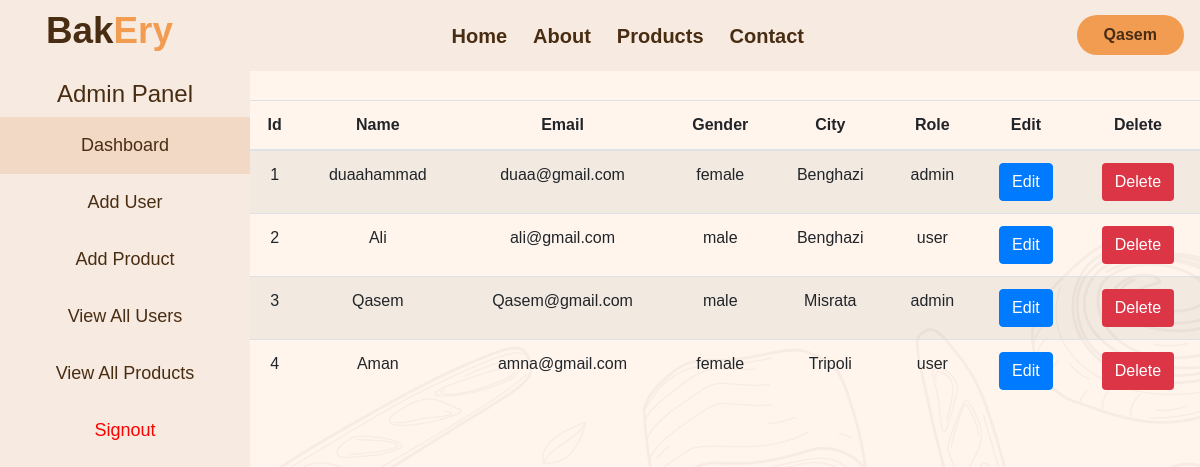
/view_all_users (signed in), run on the app's committed database.
### tables this page shows
CREATE TABLE users_info 
        (id integer primary key autoincrement, 
        name TEXT, 
        email TEXT UNIQUE, 
        password TEXT, 
        gender TEXT, 
        city TEXT,
        role TEXT DEFAULT 'user');

### app.py (the view)
@app.route("/view_all_users")
def view_all_users():
        username = session["username"]
        users = db_management.get_all_users()
        return render_template("dashboard_pages/view_all_users.html", users=users, sentence=username)

### models/db_management.py (called while the page is built)
def get_db():
    db = sqlite3.connect("models/shop.db")
    db.row_factory = sqlite3.Row  # <--returns rows as sqlite3.Row objects (which act like both tuples and dicts)
    return db

def get_all_users():
    db = get_db()
    cur = db.cursor()
    users = cur.execute("SELECT * FROM users_info").fetchall()
    db.close()
    return users

### templates/dashboard_pages/view_all_users.html
{% extends 'layout.html' %}
{% block head_extra %}
<link rel="stylesheet" href="{{ url_for('static', filename='custom/dashboard.css') }}" />
{% endblock %}
{% block content %}
<div class="card-body p-0 table-responsive content margin-top">
    <table class="table table-striped">
        <thead>
            <tr class="text-center">
                <th>Id</th>
                <th>Name</th>
                <th>Email</th>
                <th>Gender</th>
                <th>City</th>
                <th>Role</th>
                <th>Edit</th>
                <th>Delete</th>
            </tr>
        </thead>
            <tbody class="text-center">
                {%for  user in users%}
                    <tr class="align-middle">
                    <td>{{ user[0] }}</td>
                    <td>{{ user[1] }}</td>
                    <td>{{ user[2] }}</td>
                    <td>{{ user[4] }}</td>
                    <td>{{ user[5] }}</td>
                    <td>{{ user[6] }}</td>
                    <td>
                    <a class="btn btn-primary text-white" href="#">Edit</a>
                    </td>
                    <td>
                    <form action="{{url_for('delete_user', user_id=user[0])}}" method="post">
                        <button class="btn bg-danger text-white" type="submit">Delete</button>
                    </form>
                    </td>
                </tr>
                {%endfor%}
        </tbody>
    </table>
</div>
{% endblock %}

### templates/layout.html (shortened to what this page needs)
<!DOCTYPE html>
<html lang="en">
<head>
    <link rel="stylesheet" href="{{ url_for('static', filename='bootstrap/css/bootstrap.min.css') }}">
    <link rel="stylesheet" href="{{ url_for('static', filename='Font Awesome/all.min.css') }}">
    <link rel="stylesheet" href="{{ url_for('static', filename='Fonts/Outfit.css') }}">
    <link rel="stylesheet" href="{{ url_for('static', filename='custom/main.css') }}">
    <link rel="stylesheet" href="{{ url_for('static', filename='custom/dashboard.css') }}">
    {% block head_extra %}{% endblock %}
</head>
<body>
    <nav class="navbar navbar-expand-lg navbar-light main-nav">
        <a class="navbar-brand" href="#">
            <span>Bak</span><span>Ery</span>
        </a>
        <div class="collapse navbar-collapse" id="navbarSupportedContent">
            <ul class="navbar-nav mx-auto">
                <li class="nav-card active">
                    <a class="nav-link" href="{{url_for('index')}}">Home <span class="sr-only">(current)</span></a>
                </li>
                <li class="nav-card">
                    <a class="nav-link" href="#">About</a>
                </li>
                <li class="nav-card">
                    <a class="nav-link" href="#">Products</a>
                </li>
                <li class="nav-card">
                    <a class="nav-link" href="#">Contact</a>
                </li>
            </ul>
            {% set current_endpoint = request.endpoint %}
            {% if username != None %}
            <div class="my-2 my-lg-0">
                <a href="#" class="auth btn my-btn my-2 my-sm-0 d-sm-inline-block">{{ sentence }}</a>
            </div>
            {% else %}
                <div class="my-2 my-lg-0">
                    <a href="{{ url_for('login') }}" class="auth btn my-btn my-2 my-sm-0 d-sm-inline-block">{{ sentence }}</a>
                </div>
            {% endif %}
        </div>
    </nav>
    {% block content %}
    {% endblock %}
<div class="dashboard-page margin-top">
    <div class="sidebar text-center">
        <h4 class="text-center text-light">Admin Panel</h4>
        <a href="{{ url_for('dashboard') }}" class="active">Dashboard</a>
        <a href="{{ url_for('add_user') }}">Add User</a>
        <a href="{{url_for('add_product')}}">Add Product</a>
        <a href="{{url_for('view_all_users')}}">View All Users</a>
        <a href="{{url_for('view_all_products')}}">View All Products</a>
        <a href="{{url_for('logout')}}" class="logout-text">Signout</a>
    </div>
</div>
</body>
</html>

### static/custom/main.css (style rules this page uses)
* { padding: 0; margin: 0; box-sizing: border-box; scroll-behavior: smooth; list-style: none; text-decoration: none; }
body { font-family: "Outfit", sans-serif; }
:root { --yellow: #fcd978; --main-orange: #f29c52; --main-brown: #492d13; --link-color: #493d13; --home-bg-color: #fff5ed; }
a { color: var(--main-brown) !important }
.main-nav { position: fixed; top: 0; left: 0; width: 100%; z-index: 1030; background-color: white; margin-bottom: 60px; }
.my-btn { background-color: var(--main-orange); padding: 8px 27px; border-radius: 40px; position: relative; top: -1px; transition: .5s; color: var(--link-color); border: none; font-weight: 600; }
.nav-link { font-weight: 550; font-size: 20px; margin-right: 10px; }
.navbar-brand { margin-top: -10px; padding-left: 30px; font-weight: bold; font-size: 2.3rem; }
.navbar-brand span:first-child { color: var(--main-brown); }
.navbar-brand span:last-child { color: var(--main-orange); }
.margin-top { margin-top: 100px; }

### static/custom/dashboard.css (style rules this page uses)
:root { --yellow: #fcd978; --main-orange: #f29c52; --main-brown: #492d13; --link-color: #493d13; --home-bg-color: #fff5ed; }
body { background-image: url("../images/hero-bg-pattern.png"); background-color: var(--home-bg-color); background-position: bottom; }
.dashboard-page .sidebar { position: fixed; top: 60px; left: 0; height: calc(100vh - 60px); width: 250px; background-color: #f7eae0; z-index: 1020; padding-top: 20px; }
.dashboard-page .sidebar a { color: var(--main-brown) ; display: block; padding: 15px 20px; text-decoration: none; font-weight: 500; font-size: 18px; }
.sidebar h4 { color: var(--main-brown) !important; }
.dashboard-page .sidebar a:hover, .dashboard-page .sidebar a.active { background-color: #f2d9c5; color: var(--main-brown); }
nav { background-color: var(--home-bg-color) ; background-color: #f7eae0 !important; }
.logout-text { color: red !important; }
.content { margin-left: 250px; padding: 40px; width: calc(100% - 250px); overflow-y: auto; }

### data on the page
users_info: name "Qasem", id "3", email "Qasem@gmail.com", gender "male", city "Misrata", role "admin"
users_info: id "1", name "duaahammad", email "duaa@gmail.com", gender "female", city "Benghazi", role "admin"
users_info: id "2", name "Ali", email "ali@gmail.com", gender "male", city "Benghazi", role "user"
users_info: id "4", name "Aman", email "amna@gmail.com", gender "female", city "Tripoli", role "user"
